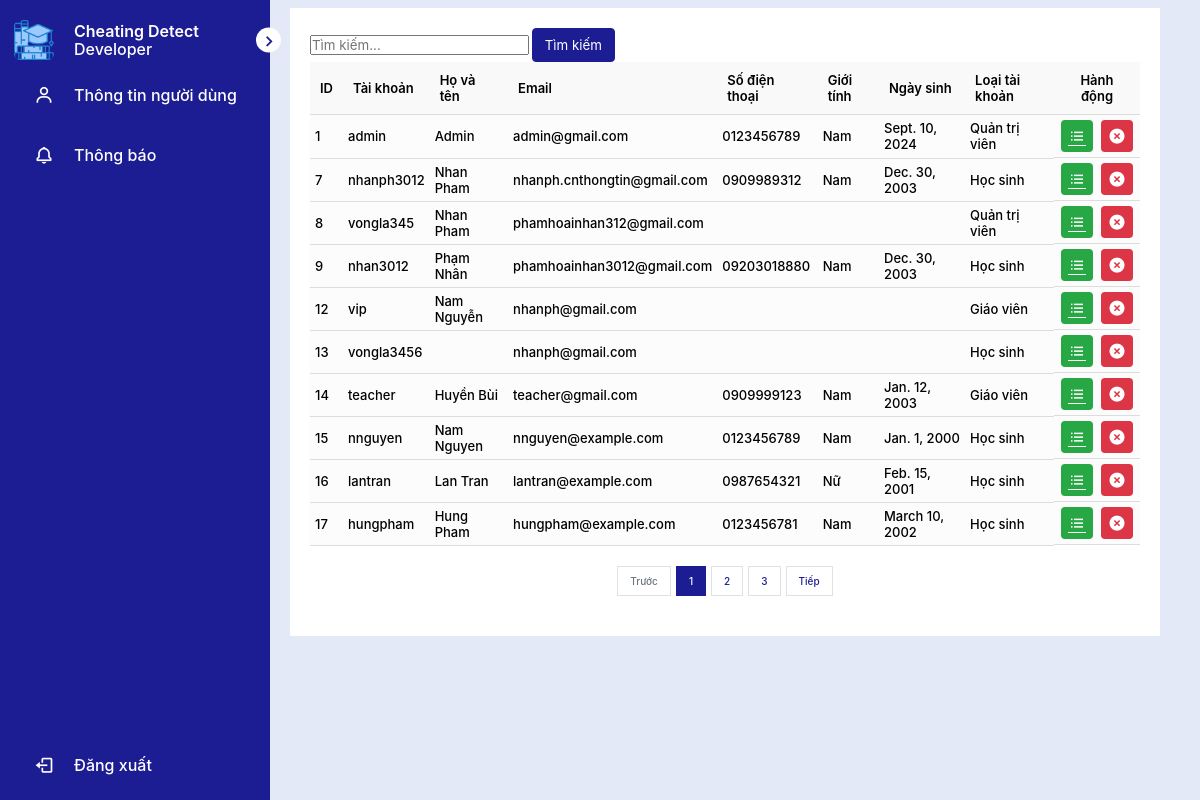
Screenshot of /user_list/ with the database file from the repository.
### accounts/models.py (models this page shows)
class User(models.Model):
    id = models.AutoField(primary_key=True)
    username = models.CharField(max_length=255, unique=True)
    password = models.CharField(max_length=255)
    email = models.EmailField(max_length=255, blank=True, null=True)
    first_name = models.CharField(max_length=255, blank=True, null=True)
    last_name = models.CharField(max_length=255, blank=True, null=True)
    phone = models.CharField(max_length=255, blank=True, null=True)
    date_of_birth = models.DateField(blank=True, null=True)
    gender = models.BooleanField(blank=True, null=True)  # True: Male, False: Female
    school_name = models.CharField(max_length=255, blank=True, null=True)
    role = models.ForeignKey('Role', on_delete=models.CASCADE, related_name='users', default=1)
    profile_picture = models.ImageField(upload_to='profile_pictures/', null=True, blank=True)
    class Meta:
        db_table = 'users'  # Ánh xạ đến bảng `users`

### accounts/views.py (the view)
# urls.py: path('user_list/', views.user_list, name='user_list'),
def user_list(request):
    search_query = request.GET.get('search', '')
    users = User.objects.filter(
        Q(username__icontains=search_query) |
        Q(first_name__icontains=search_query) |
        Q(last_name__icontains=search_query) |
        Q(email__icontains=search_query) |
        Q(phone__icontains=search_query)
    ).values_list('id', 'username', 'first_name', 'last_name', 'email', 'phone', 'gender', 'date_of_birth', 'role_id')
    users = [list(i) for i in users]
    for i in users:
        if i[2] is not None and i[3] is not None:
            i[2] = i[2] + ' ' + i[3]
        i.pop(3)
        if i[5] is not None:
            i[5] = 'Nam' if i[5] == 1 else 'Nữ'
        if i[7] == 1:
            i[7] = 'Học sinh'
        elif i[7] == 2:
            i[7] = 'Giáo viên'
        else:
            i[7] = 'Quản trị viên'
    for user in users:
        user[:] = [value if value is not None else '' for value in user]
    items_per_page = 10
    page_number = request.GET.get('page', 1)
    paginator = Paginator(users, items_per_page)
    try:
        page_obj = paginator.get_page(page_number)
    except EmptyPage:
        page_obj = paginator.get_page(paginator.num_pages)
    return render(request, 'user/user_list.html', {
        'role_id': request.session.get('role_id'),  # ID của loại tài khoản
        'users': page_obj.object_list,  # Danh sách người dùng trên trang hiện tại
        'page_obj': page_obj,  # Đối tượng phân trang
        'search_query': search_query  # Từ khóa tìm kiếm (để hiển thị lại)
    })

### accounts/templates/user/user_list.html (shortened to what this page needs)
{% extends 'base.html' %}
{% block content %}
    <div class="management-container">
        <div class="search-section">
            <form method="get" action=".">
                <input
                        type="text"
                        class="search-input"
                        name="search"
                        placeholder="Tìm kiếm..."
                        value="{{ search_query|default:'' }}"
                >
                <button type="submit" class="search-btn">Tìm kiếm</button>
            </form>
        </div>
        <table class="data-table">
            <thead>
            <tr>
                <th>ID</th>
                <th>Tài khoản</th>
                <th>Họ và tên</th>
                <th>Email</th>
                <th>Số điện thoại</th>
                <th>Giới tính</th>
                <th>Ngày sinh</th>
                <th>Loại tài khoản</th>
                <th class="action-header">Hành động</th>
            </tr>
            </thead>
            <tbody>
            {% for user in users %}
                <tr>
                    <td>{{ user.0 }}</td>
                    <td>{{ user.1 }}</td>
                    <td>{{ user.2 }}</td>
                    <td>{{ user.3 }}</td>
                    <td>{{ user.4 }}</td>
                    <td>{{ user.5 }}</td>
                    <td>{{ user.6 }}</td>
                    <td>{{ user.7 }}</td>
                    <td class="action-cell">
                        <div class="action-buttons">
                            <a href="{% url 'user_detail' user.0 %}" class="action-btn view-btn" title="Xem chi tiết">
                                <i class='bx bx-list-ul'></i>
                            </a>
                            <button class="action-btn delete-row-btn" onclick="confirmDelete({{ user.0 }})" title="Xóa">
                                <i class='bx bxs-x-circle'></i>
                            </button>
                        </div>
                    </td>
                </tr>
            {% endfor %}
            </tbody>
        </table>
        {% if page_obj.paginator.num_pages > 1 %}
            <div class="pagination">
                {% if page_obj.has_previous %}
                    <a href="?page={{ page_obj.previous_page_number }}" class="page-btn">Trước</a>
                {% else %}
                    <a href="#" class="page-btn disabled">Trước</a>
                {% endif %}
                {% for num in page_obj.paginator.page_range %}
                    {% if num == page_obj.number %}
                        <a class="page-btn active">{{ num }}</a>
                    {% elif num > page_obj.number|add:'-3' and num < page_obj.number|add:'3' %}
                        <a href="?page={{ num }}" class="page-btn">{{ num }}</a>
                    {% endif %}
                {% endfor %}
                {% if page_obj.has_next %}
                    <a href="?page={{ page_obj.next_page_number }}" class="page-btn">Tiếp</a>
                {% else %}
                    <a href="#" class="page-btn disabled">Tiếp</a>
                {% endif %}
            </div>
        {% endif %}
    </div>
{% endblock %}

### accounts/templates/base.html (shortened to what this page needs)
{% load static %}
<!DOCTYPE html>
<html lang="en">
<head>
    <link rel="stylesheet" href="{% static 'css/style.css' %}">
    <link href='https://unpkg.com/boxicons@2.1.4/css/boxicons.min.css' rel='stylesheet'>
</head>
<body>
<nav class="sidebar">
    <header>
        <div class="image-text">
                <span class="image">
                    <img src="{% static 'assets/logo.png' %}" alt="Logo">
                </span>
            <div class="text header-text">
                <span class="name">Cheating Detect</span>
                <span class="profession">Developer</span>
            </div>
        </div>
        <i class='bx bx-chevron-right toggle'></i>
    </header>
    <div class="menu-bar">
        <div class="menu">
            <ul class="menu-links">
                <li class="nav-link">
                    <a href='{% url 'profile' %}'>
                        <i class='bx bx-user icon'></i>
                        <span class="text nav-text">Thông tin người dùng</span>
                    </a>
                </li>
                <li class="nav-link">
                    <a href='#'>
                        <i class='bx bx-bell icon'></i>
                        <span class="text nav-text">Thông báo</span>
                    </a>
                </li>
            </ul>
        </div>
        <div class="bottom content">
            <li class="nav-link">
                <a href='{% url 'logout' %}'>
                    <i class='bx bx-log-out icon'></i>
                    <span class="text nav-text">Đăng xuất</span>
                </a>
            </li>
        </div>
    </div>
</nav>
<section class="home">
    <div class="text">
        {% block content %}
        {% endblock %}
    </div>
</section>
</body>
</html>

### accounts/static/css/style.css (style rules this page uses)
* { font-family: Inter, sans-serif; margin: 0; padding: 0; box-sizing: border-box; }
:root { --body-color: #E4E9F7; --sidebar-color: #1c1c93; --primary-color: #1c1c93; --primary-color-light: white; --toggle-color: #DDD; --text-color: black; --text-sidebar-color: white; --tran-02: all 0.2s ease; --tran-03: all 0.3s ease; --tran-04: all 0.4s ease; --tran-05: all 0.5s ease; }
body { height: 100vh; background-color: var(--body-color); }
.sidebar { position: fixed; top: 0; left: 0; height: 100%; width: 270px; padding: 10px 14px; background: var(--sidebar-color); transition: var(--tran-05); z-index: 100; }
.sidebar .text { font-size: 16px; font-weight: 500; color: var(--text-sidebar-color); transition: var(--tran-03); white-space: nowrap; opacity: 1; }
.sidebar .image { min-width: 60px; display: flex; align-items: center; }
.sidebar li { height: 50px; margin-top: 10px; list-style: none; display: flex; align-items: center; }
.sidebar li .icon { display: flex; align-items: center; justify-content: center; min-width: 60px; font-size: 20px; }
.sidebar li .icon, .sidebar li .text { color: var(--text-sidebar-color); transition: var(--tran-02); }
.sidebar header { position: relative; margin-top: 10px; }
.sidebar .image-text img { width: 40px; border-radius: 6px; }
.sidebar header .image-text { display: flex; align-items: center; }
header .image-text .header-text { display: flex; flex-direction: column; }
.header-text .name { font-weight: 600; }
.header-text .profession { margin-top: -2px; }
.sidebar header .toggle { position: absolute; top: 50%; right: -25px; transform: translateY(-50%); height: 25px; width: 25px; background-color: var(--primary-color-light); display: flex; align-items: center; justify-content: center; border-radius: 50%; color: var(--sidebar-color); font-size: 22px; }
.sidebar li a { height: 100%; width: 100%; display: flex; align-items: center; text-decoration: none; border-radius: 6px; transition: var(--tran-02); }
.sidebar .menu-bar { height: calc(100% - 50px); display: flex; flex-direction: column; justify-content: space-between; }
.home { position: relative; left: 250px; height: 100vh; width: calc(100% - 250px); background: var(--body-color); transition: var(--tran-05); }
.home .text { font-size: 18px; font-weight: 500; color: var(--text-color); padding: 8px 40px; }
.action-buttons { display: flex; gap: 10px; }
.management-container { padding: 20px; max-width: 1200px; margin: 0 auto; background: white; }
.search-section { font-size: 10px; }
.search-section .search-btn { padding: 8px 12px; border: 1px solid var(--primary-color); border-radius: 4px; background-color: var(--primary-color); color: white; text-decoration: none; }
.data-table { width: 100%; border-collapse: collapse; font-size: 13px; }
.data-table th { background-color: #f9f9f9; padding: 10px; text-align: left; border-bottom: 1px solid #ddd; font-weight: 600; }
.data-table th.action-header { text-align: center; }
.data-table td { padding: 5px; border-bottom: 1px solid #ddd; background: rgba(249, 249, 249, 0.49); }
.action-cell { white-space: nowrap; text-align: center; vertical-align: middle; display: flex; justify-content: center; align-items: center; height: 100%; }
.action-buttons { display: flex; gap: 8px; }
.action-btn { display: inline-flex; align-items: center; justify-content: center; width: 32px; height: 32px; border: none; border-radius: 4px; cursor: pointer; }
.action-btn i { font-size: 18px; }
.view-btn { background-color: #28a745; color: white; }
.delete-row-btn { background-color: #dc3545; color: white; }
.pagination { margin-top: 20px; display: flex; gap: 5px; }
.page-btn.active { background-color: #007bff; color: white; border-color: #007bff; }
.pagination { display: flex; justify-content: center; align-items: center; gap: 5px; margin-top: 20px; margin-bottom: 20px; font-size: 10px; }
.page-btn { padding: 8px 12px; border: 1px solid #dee2e6; background-color: #fff; color: var(--primary-color); text-decoration: none; cursor: pointer; transition: all 0.2s ease-in-out; }
.page-btn.active { background-color: var(--primary-color); border-color: var(--primary-color); color: #fff; }
.page-btn.disabled { color: #6c757d; pointer-events: none; background-color: #fff; border-color: #dee2e6; cursor: not-allowed; }

### rows the page displays
User: username "admin", first_name "Admin", email "admin@gmail.com", phone "0123456789", date_of_birth "Sept. 10, 2024"
User: username "nhanph3012", email "nhanph.cnthongtin@gmail.com", phone "0909989312", date_of_birth "Dec. 30, 2003"
User: username "vongla345", email "phamhoainhan312@gmail.com"
User: username "nhan3012", email "phamhoainhan3012@gmail.com", phone "09203018880", date_of_birth "Dec. 30, 2003"
User: username "vip", email "nhanph@gmail.com"
User: username "vongla3456", email "nhanph@gmail.com"
User: username "teacher", email "teacher@gmail.com", phone "0909999123", date_of_birth "Jan. 12, 2003"
User: username "nnguyen", email "nnguyen@example.com", phone "0123456789", date_of_birth "Jan. 1, 2000"
User: username "lantran", email "lantran@example.com", phone "0987654321", date_of_birth "Feb. 15, 2001"
User: username "hungpham", email "hungpham@example.com", phone "0123456781", date_of_birth "March 10, 2002"

### other values shown
{{ user.0 }} "1" "7" "8" "9" "12" "13" "14" "15" "16" "17"
{{ user.5 }} "Nam" "Nam" "Nam" "Nam" "Nam" "Nữ" "Nam"
{{ user.7 }} "Quản trị viên" "Học sinh" "Quản trị viên" "Học sinh" "Giáo viên" "Học sinh" "Giáo viên" "Học sinh" "Học sinh" "Học sinh"
{{ user.2 }} "Nhan Pham" "Nhan Pham" "Phạm Nhân" "Nam Nguyễn" "Huyền Bùi" "Nam Nguyen" "Lan Tran" "Hung Pham"
{{ num }} "1"
{{ num }} "2" "3"
